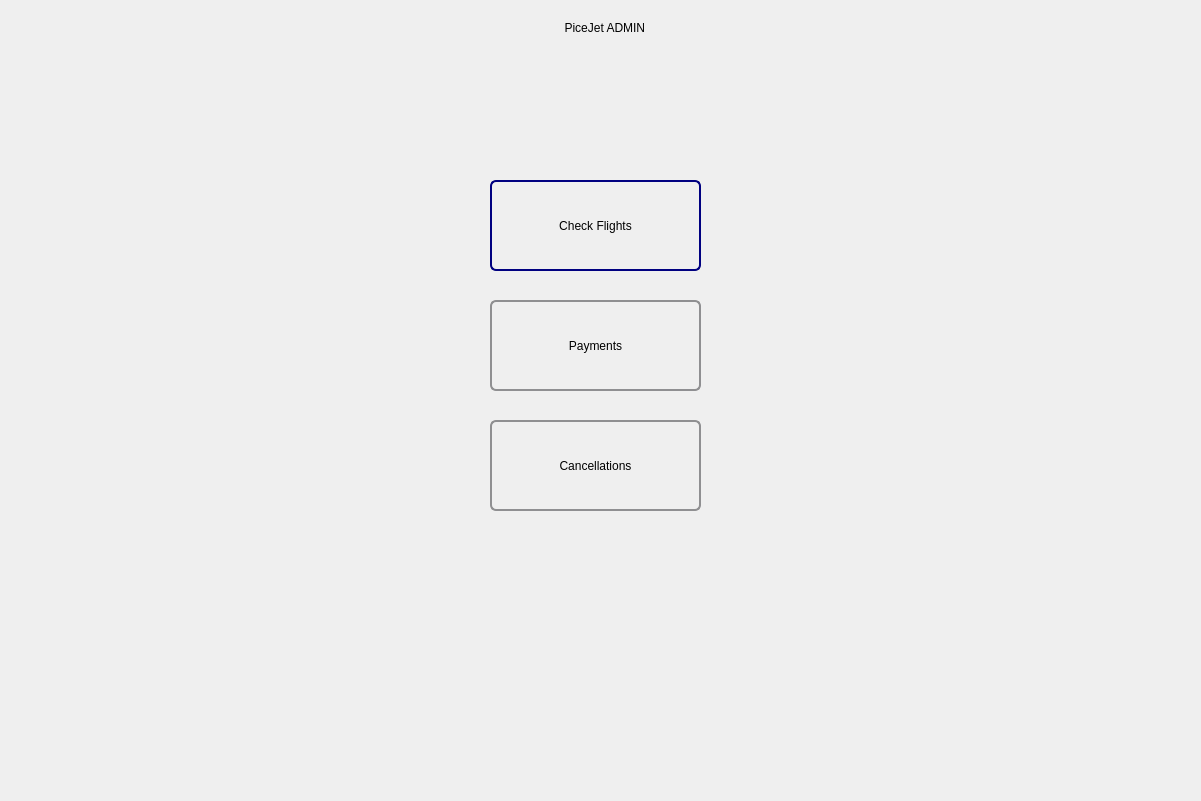
<?xml version="1.0" encoding="UTF-8"?>
<ui version="4.0">
 <class>Dialog</class>
 <widget class="QDialog" name="Dialog">
  <property name="geometry">
   <rect>
    <x>0</x>
    <y>0</y>
    <width>1201</width>
    <height>801</height>
   </rect>
  </property>
  <property name="windowTitle">
   <string>Dialog</string>
  </property>
  <widget class="QLabel" name="HeaderLabel">
   <property name="geometry">
    <rect>
     <x>196</x>
     <y>2</y>
     <width>821</width>
     <height>51</height>
    </rect>
   </property>
   <property name="styleSheet">
    <string notr="true">
font: 30pt &quot;MS Shell Dlg 2&quot;;</string>
   </property>
   <property name="text">
    <string>PiceJet ADMIN </string>
   </property>
   <property name="alignment">
    <set>Qt::AlignCenter</set>
   </property>
  </widget>
  <widget class="QPushButton" name="Check_Flights_Button">
   <property name="geometry">
    <rect>
     <x>490</x>
     <y>180</y>
     <width>211</width>
     <height>91</height>
    </rect>
   </property>
   <property name="styleSheet">
    <string notr="true">/*
border: 12px  solid rgb(170, 255, 127);
border-width: 2px;
font: 12pt &quot;MS Shell Dlg 2&quot;;
border-radius: 15px;
*/

QPushButton {
    border: 2px solid #8f8f91;
    border-radius: 6px;
    background-color: qlineargradient(x1: 0, y1: 0, x2: 0, y2: 1,
                                      stop: 0 #f6f7fa, stop: 1 #dadbde);
	
    min-width: 80px;
}

QPushButton:pressed {
    background-color: qlineargradient(x1: 0, y1: 0, x2: 0, y2: 1,
                                      stop: 0 #dadbde, stop: 1 #f6f7fa);
}

QPushButton:flat {
    border: none; /* no border for a flat push button */
}

QPushButton:default {
    border-color: navy; /* make the default button prominent */
}</string>
   </property>
   <property name="text">
    <string>Check Flights</string>
   </property>
  </widget>
  <widget class="QPushButton" name="Payments_Button">
   <property name="geometry">
    <rect>
     <x>490</x>
     <y>300</y>
     <width>211</width>
     <height>91</height>
    </rect>
   </property>
   <property name="styleSheet">
    <string notr="true">/*
border: 12px  solid rgb(170, 255, 127);
border-width: 2px;
font: 12pt &quot;MS Shell Dlg 2&quot;;
border-radius: 15px;
*/

QPushButton {
    border: 2px solid #8f8f91;
    border-radius: 6px;
    background-color: qlineargradient(x1: 0, y1: 0, x2: 0, y2: 1,
                                      stop: 0 #f6f7fa, stop: 1 #dadbde);
	
    min-width: 80px;
}

QPushButton:pressed {
    background-color: qlineargradient(x1: 0, y1: 0, x2: 0, y2: 1,
                                      stop: 0 #dadbde, stop: 1 #f6f7fa);
}

QPushButton:flat {
    border: none; /* no border for a flat push button */
}

QPushButton:default {
    border-color: navy; /* make the default button prominent */
}</string>
   </property>
   <property name="text">
    <string>Payments</string>
   </property>
  </widget>
  <widget class="QPushButton" name="Cancellations_Button">
   <property name="geometry">
    <rect>
     <x>490</x>
     <y>420</y>
     <width>211</width>
     <height>91</height>
    </rect>
   </property>
   <property name="styleSheet">
    <string notr="true">/*
border: 12px  solid rgb(170, 255, 127);
border-width: 2px;
font: 12pt &quot;MS Shell Dlg 2&quot;;
border-radius: 15px;
*/

QPushButton {
    border: 2px solid #8f8f91;
    border-radius: 6px;
    background-color: qlineargradient(x1: 0, y1: 0, x2: 0, y2: 1,
                                      stop: 0 #f6f7fa, stop: 1 #dadbde);
	
    min-width: 80px;
}

QPushButton:pressed {
    background-color: qlineargradient(x1: 0, y1: 0, x2: 0, y2: 1,
                                      stop: 0 #dadbde, stop: 1 #f6f7fa);
}

QPushButton:flat {
    border: none; /* no border for a flat push button */
}

QPushButton:default {
    border-color: navy; /* make the default button prominent */
}</string>
   </property>
   <property name="text">
    <string>Cancellations</string>
   </property>
  </widget>
 </widget>
 <resources/>
 <connections/>
</ui>
